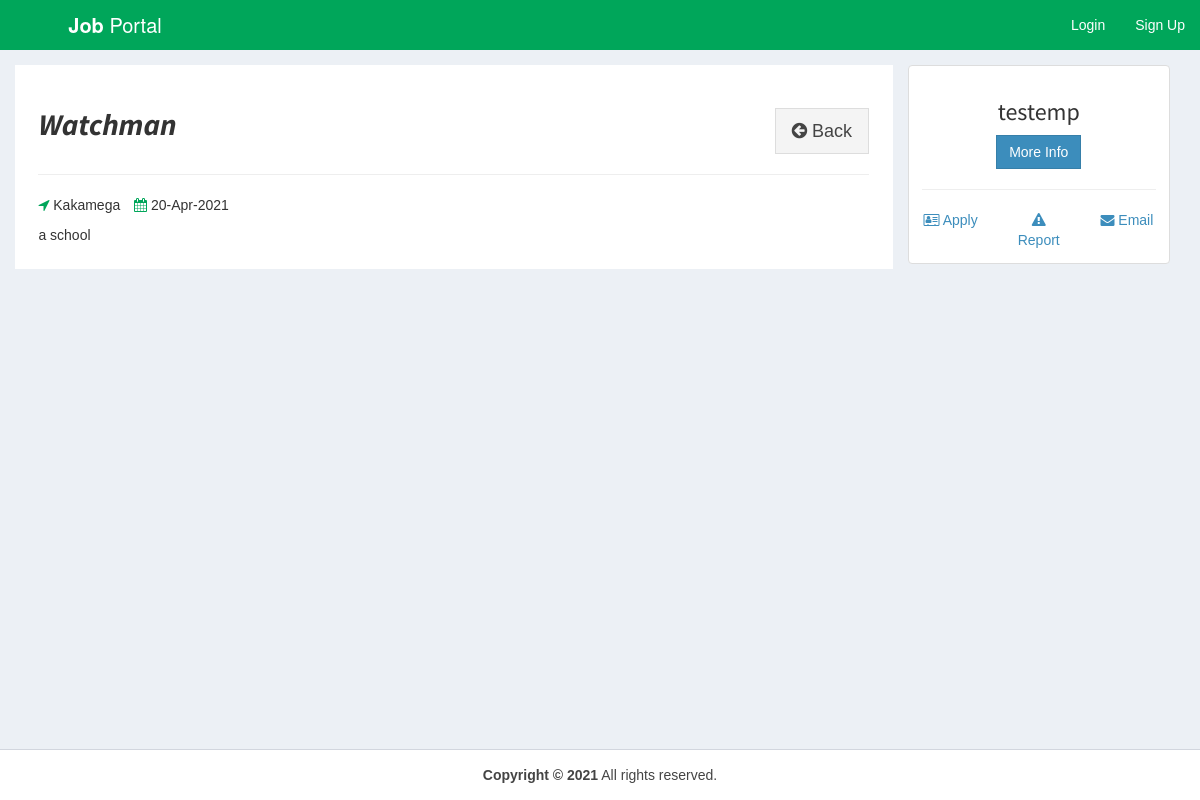
The app's page /view-job-post.php?id=2 with its own data.
### tables this page shows
CREATE TABLE `job_post` (
  `id_jobpost` int(11) NOT NULL,
  `id_emp` int(11) NOT NULL,
  `jobtitle` varchar(200) NOT NULL,
  `description` text NOT NULL,
  `minimumsalary` int(11) NOT NULL,
  `maximumsalary` int(11) NOT NULL,
  `createdate` timestamp NOT NULL DEFAULT current_timestamp()
);

CREATE TABLE `employers` (
  `id_emp` int(11) NOT NULL,
  `username` varchar(20) NOT NULL,
  `firstname` varchar(20) NOT NULL,
  `lastname` varchar(20) NOT NULL,
  `email` varchar(20) NOT NULL,
  `phone` int(11) NOT NULL,
  `location` varchar(20) NOT NULL,
  `password` varchar(200) NOT NULL,
  `active` int(11) NOT NULL DEFAULT 1
);

### view-job-post.php (the view, shortened to what this page needs)
<?php
require_once("db.php");
?>
<!DOCTYPE html>
<html>
<head>
    <link rel="stylesheet" href="https://cdnjs.cloudflare.com/ajax/libs/twitter-bootstrap/3.3.7/css/bootstrap.min.css">
    <link rel="stylesheet" href="https://cdnjs.cloudflare.com/ajax/libs/font-awesome/4.7.0/css/font-awesome.min.css">
    <link rel="stylesheet" href="https://cdnjs.cloudflare.com/ajax/libs/ionicons/2.0.1/css/ionicons.min.css">
    <link rel="stylesheet" href="css/AdminLTE.min.css">
    <link rel="stylesheet" href="css/_all-skins.min.css">
    <link rel="stylesheet" href="css/custom.css">
</head>
<body class="hold-transition skin-green sidebar-mini">
    <div class="wrapper">
        <header class="main-header">
            <a href="index.php" class="logo logo-bg">
                <span class="logo-lg"><b>Job</b> Portal</span>
            </a>
            <nav class="navbar navbar-static-top">
                <div class="navbar-custom-menu">
                    <ul class="nav navbar-nav">
                        <li>
                            <a href="login.php">Login</a>
                        </li>
                        <li>
                            <a href="sign-up.php">Sign Up</a>
                        </li>
                    </ul>
                </div>
            </nav>
        </header>
        <div class="content-wrapper" style="margin-left: 0px;">
            <?php
            $sql = "SELECT * FROM job_post INNER JOIN employers ON job_post.id_emp=employers.id_emp WHERE id_jobpost='$_GET[id]'";
            $result = $conn->query($sql);
            if ($result->num_rows > 0) {
                while ($row = $result->fetch_assoc()) {
            ?>
                    <section id="candidates" class="content-header">
                        <div class="container">
                            <div class="row">
                                <div class="col-md-9 bg-white padding-2">
                                    <div class="pull-left">
                                        <h2><b><i><?php echo $row['jobtitle']; ?></i></b></h2>
                                    </div>
                                    <div class="pull-right">
                                        <a href="jobs.php" class="btn btn-default btn-lg btn-flat margin-top-20"><i class="fa fa-arrow-circle-left"></i> Back</a>
                                    </div>
                                    <div class="clearfix"></div>
                                    <hr>
                                    <div>
                                        <p><span class="margin-right-10"><i class="fa fa-location-arrow text-green"></i>
                                                <?php echo $row['location']; ?></span> <i class="fa fa-calendar text-green"></i>
                                            <?php echo date("d-M-Y", strtotime($row['createdate'])); ?></p>
                                    </div>
                                    <div>
                                        <?php echo stripcslashes($row['description']); ?>
                                    </div>
                                </div>
                                <div class="col-md-3">
                                    <div class="thumbnail">
                                        <div class="caption text-center">
                                            <h3><?php echo $row['username']; ?></h3>
                                            <p><a href="#" class="btn btn-primary btn-flat" role="button">More Info</a>
                                                <hr>
                                            <div class="row">
                                                <div class="col-md-4"><a href=""><i class="fa fa-address-card-o"></i> Apply</a>
                                                </div>
                                                <div class="col-md-4"><a href=""><i class="fa fa-warning"></i> Report</a></div>
                                                <div class="col-md-4"><a href=""><i class="fa fa-envelope"></i> Email</a></div>
                                            </div>
                                        </div>
                                    </div>
                                </div>
                            </div>
                        </div>
                    </section>
            <?php
                }
            }
            ?>
        </div>
        <footer class="main-footer" style="margin-left: 0px;">
            <div class="text-center">
                <strong>Copyright &copy; 2021</strong> All
                rights
                reserved.
            </div>
        </footer>
    </div>
</body>
</html>

### css/custom.css (style rules this page uses)
body { font-family: 'Nunito', sans-serif; font-family: 'Nunito Sans', sans-serif; }
.logo-bg { background-color: #00A65A !important; }
.margin-top-20 { margin-top: 20px; }
.padding-2 { padding: 2%; }
.bg-white { background-color: #fff; }
.margin-right-10 { margin-right: 10px; }

### records on screen
job_post: jobtitle "Watchman", id_emp.location "Kakamega", createdate "20-Apr-2021", description "a school", id_emp.username "testemp"
